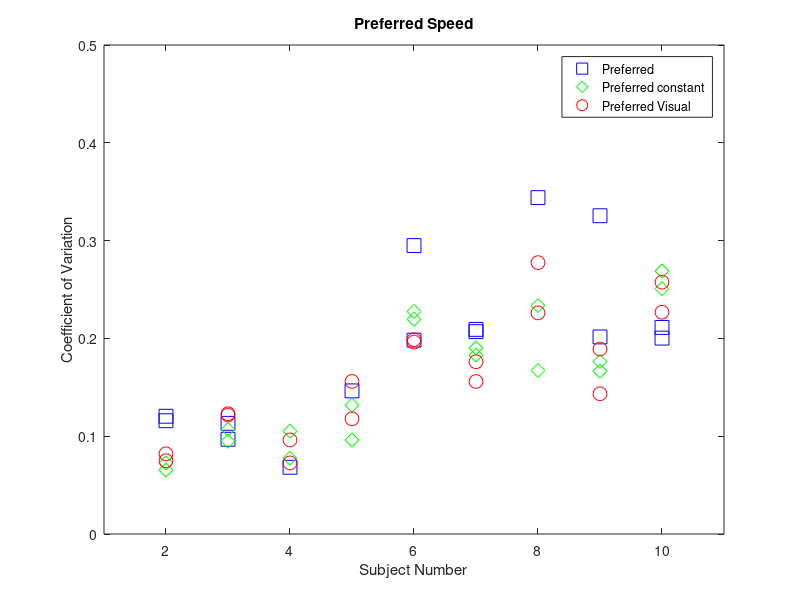

The MATLAB script that drew this image:
%VelFluc Pref


clear all
PN = [1 2];

P = [3 4];

PV = [5 6];

load SubjectData.mat

% MVelN = [Data(1).MeanVel([])';Data(2).MeanVel([1 3])';Data(3).MeanVel(PN)';Data(4).MeanVel(1)';Data(5).MeanVel(PN)';Data(6).MeanVel(PN)';Data(7).MeanVel(PN)';Data(8).MeanVel(PN)';Data(9).MeanVel(PN)';Data(10).MeanVel(PN)'];
% SVelN = [Data(1).StdVel([])';Data(2).StdVel([1 3])';Data(3).StdVel(PN)';Data(4).StdVel(1)';Data(5).StdVel(PN)';Data(6).StdVel(PN)';Data(7).StdVel(PN)';Data(8).StdVel(PN)';Data(9).StdVel(PN)';Data(10).StdVel(PN)'];
% 
% 
% MVel = [Data(1).MeanVel([])';Data(2).MeanVel([7 11])';Data(3).MeanVel(P)';Data(4).MeanVel([2 3])';Data(5).MeanVel(P)';Data(6).MeanVel(P)';Data(7).MeanVel(P)';Data(8).MeanVel(P)';Data(9).MeanVel(P)';Data(10).MeanVel(P)'];
% SVel = [Data(1).StdVel([])';Data(2).StdVel([7 11])';Data(3).StdVel(P)';Data(4).StdVel([2 3])';Data(5).StdVel(P)';Data(6).StdVel(P)';Data(7).StdVel(P)';Data(8).StdVel(P)';Data(9).StdVel(P)';Data(10).StdVel(P)'];
% 
% MVelV = [Data(1).MeanVel([])';Data(2).MeanVel([13 16])';Data(3).MeanVel(PV)';Data(4).MeanVel([4 5])';Data(5).MeanVel(PV)';Data(6).MeanVel(PV)';Data(7).MeanVel(PV)';Data(8).MeanVel(PV)';Data(9).MeanVel(PV)';Data(10).MeanVel([6 8])'];
% SVelV = [Data(1).StdVel([])';Data(2).StdVel([13 16])';Data(3).StdVel(PV)';Data(4).StdVel([4 5])';Data(5).StdVel(PV)';Data(6).StdVel(PV)';Data(7).StdVel(PV)';Data(8).StdVel(PV)';Data(9).StdVel(PV)';Data(10).StdVel([6 8])'];


% I had to take out some trials in order to match up appropriately CW and
% CCW trials. Some files were missing or uneven

% No Visual Preferred
MVelN = [Data(1).MeanVel([])';Data(2).MeanVel([1 3])';Data(3).MeanVel(PN)';Data(4).MeanVel(1)';Data(5).MeanVel(PN)';Data(6).MeanVel(PN)';Data(7).MeanVel(PN)';Data(8).MeanVel(PN)';Data(9).MeanVel(PN)';Data(10).MeanVel(PN)'];
SVelN = [Data(1).StdVel([])';Data(2).StdVel([1 3])';Data(3).StdVel(PN)';Data(4).StdVel(1)';Data(5).StdVel(PN)';Data(6).StdVel(PN)';Data(7).StdVel(PN)';Data(8).StdVel(PN)';Data(9).StdVel(PN)';Data(10).StdVel(PN)'];

% No Visual Preferred Constant
MVel = [Data(1).MeanVel([])';Data(2).MeanVel([7 11])';Data(3).MeanVel(P)';Data(4).MeanVel([2 3])';Data(5).MeanVel(P)';Data(6).MeanVel(P)';Data(7).MeanVel(P)';Data(8).MeanVel(P)';Data(9).MeanVel(P)';Data(10).MeanVel(P)'];
SVel = [Data(1).StdVel([])';Data(2).StdVel([7 11])';Data(3).StdVel(P)';Data(4).StdVel([2 3])';Data(5).StdVel(P)';Data(6).StdVel(P)';Data(7).StdVel(P)';Data(8).StdVel(P)';Data(9).StdVel(P)';Data(10).StdVel(P)'];

% Visual Preferred Constant
MVelV = [Data(1).MeanVel([])';Data(2).MeanVel([13 16])';Data(3).MeanVel(PV)';Data(4).MeanVel([4 5])';Data(5).MeanVel(PV)';Data(6).MeanVel(PV)';Data(7).MeanVel(PV)';Data(8).MeanVel(PV)';Data(9).MeanVel(PV)';Data(10).MeanVel([6 8])'];
SVelV = [Data(1).StdVel([])';Data(2).StdVel([13 16])';Data(3).StdVel(PV)';Data(4).StdVel([4 5])';Data(5).StdVel(PV)';Data(6).StdVel(PV)';Data(7).StdVel(PV)';Data(8).StdVel(PV)';Data(9).StdVel(PV)';Data(10).StdVel([6 8])'];


 
Sub1 = [2 2 3 3 4 5 5 6 6 7 7 8 8 9 9 10 10];
Sub2 = [2 2 3 3 4 4 5 5 6 6 7 7 8 8 9 9 10 10];
Sub3 = [2 2 3 3 4 4 5 5 6 6 7 7 8 8 9 9 10 10];
% % 
plot(Sub1,SVelN./MVelN,'bs','MarkerSize',10)
hold on 
plot(Sub2,SVel./MVel,'gd','MarkerSize',10)
hold on 
plot(Sub3,SVelV./MVelV,'ro','MarkerSize',10)
legend('Preferred','Preferred constant','Preferred Visual')
xlabel('Subject Number')
ylabel('Coefficient of Variation')
title('Preferred Speed')
axis([1 11 0 0.5])


% T-tests for preffered trials
% Currently there is an error because there is a missing data point for
% Subject D, no visual preffered CW, 'D_1_CW'. This is because the EMG file
% was not written proprely and the circulargrav code couldn't run. This
% could be fixed. For now (as I did), can make vectors same length.

% [hn2c, pn2c] = ttest(SVelN./MVelN,SVel./MVel)
% [hn, pm2] = ttest(SVelN./MVelN,SVelV./MVelV)
% [hf2, pf2] = ttest(SVel./MVel,SVelV./MVelV)



